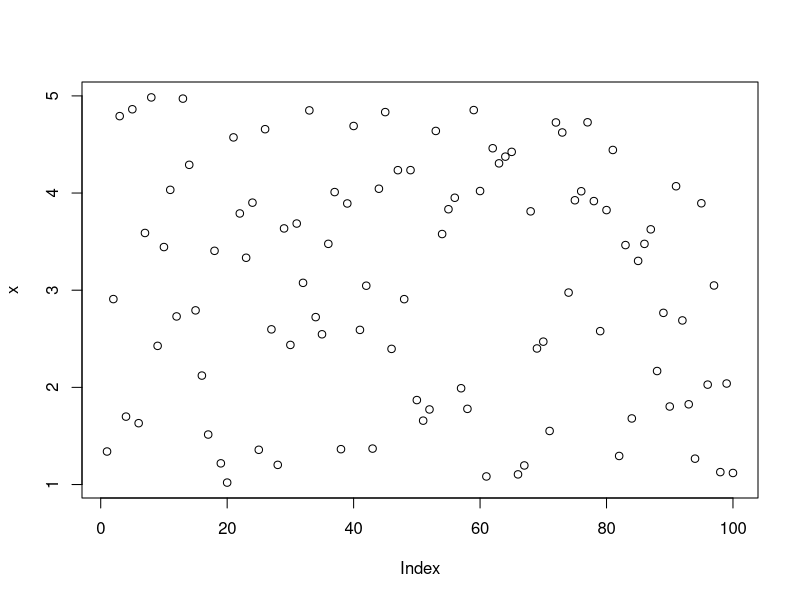
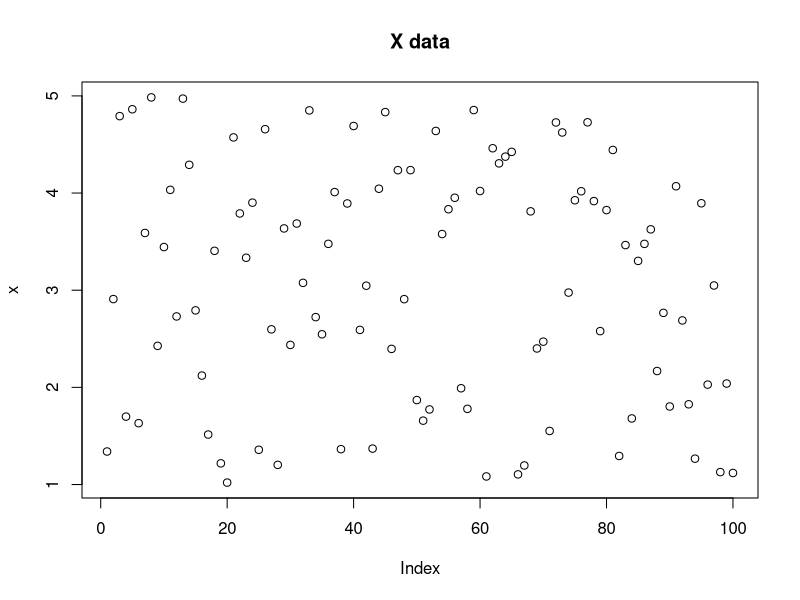
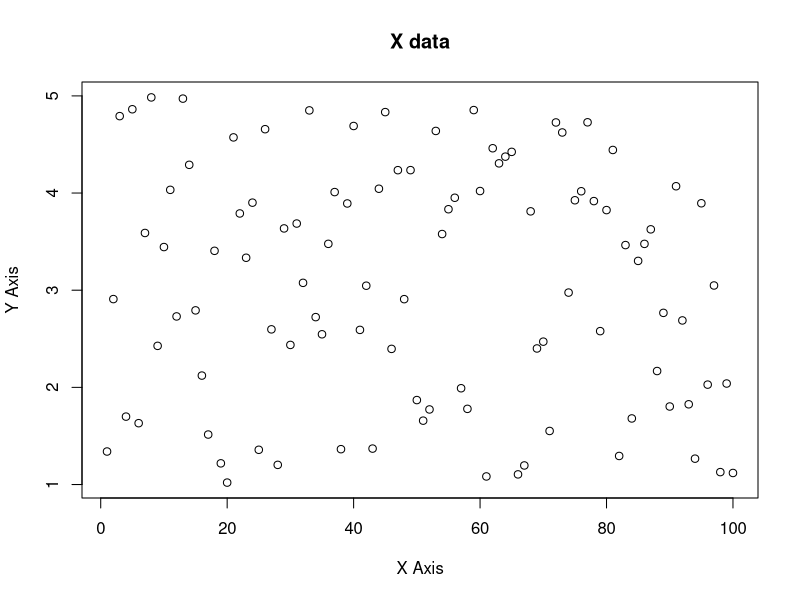
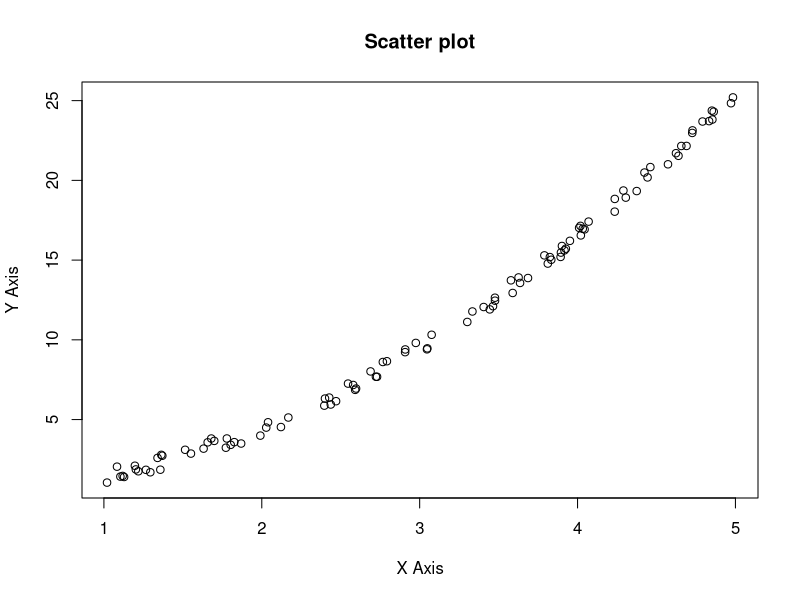
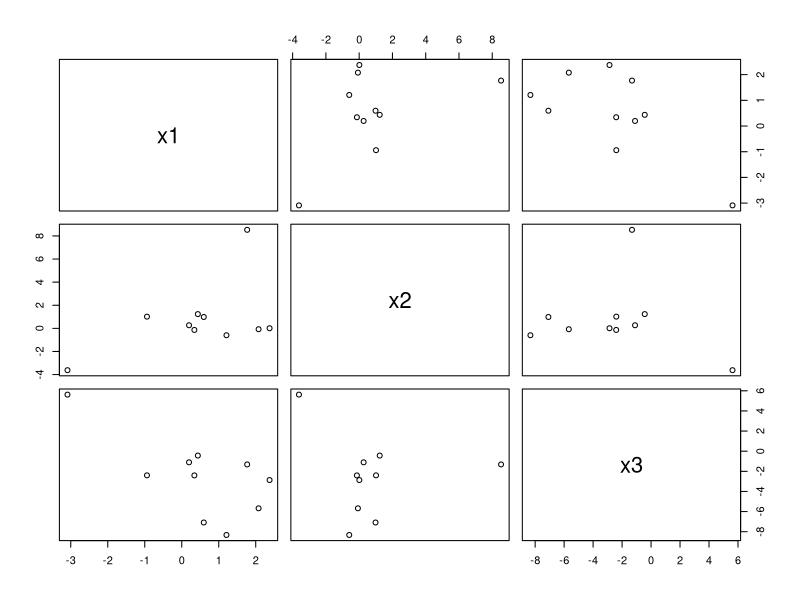
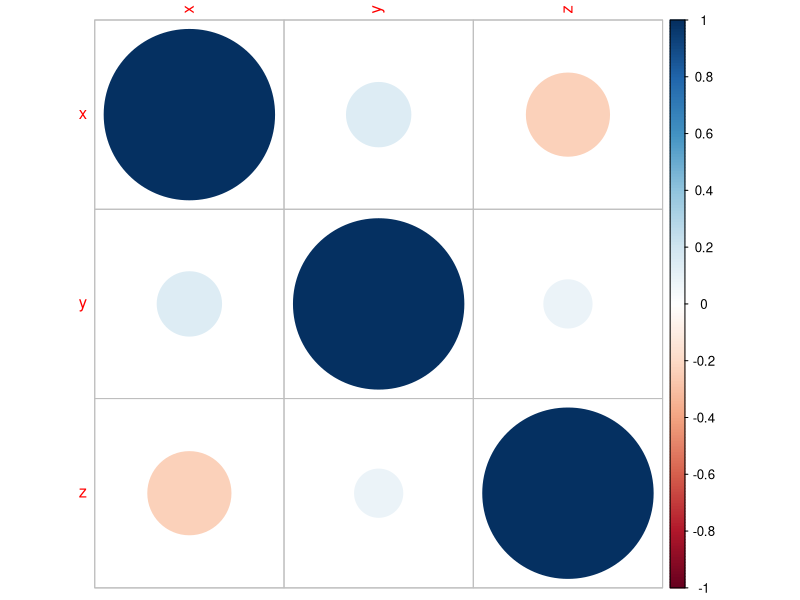
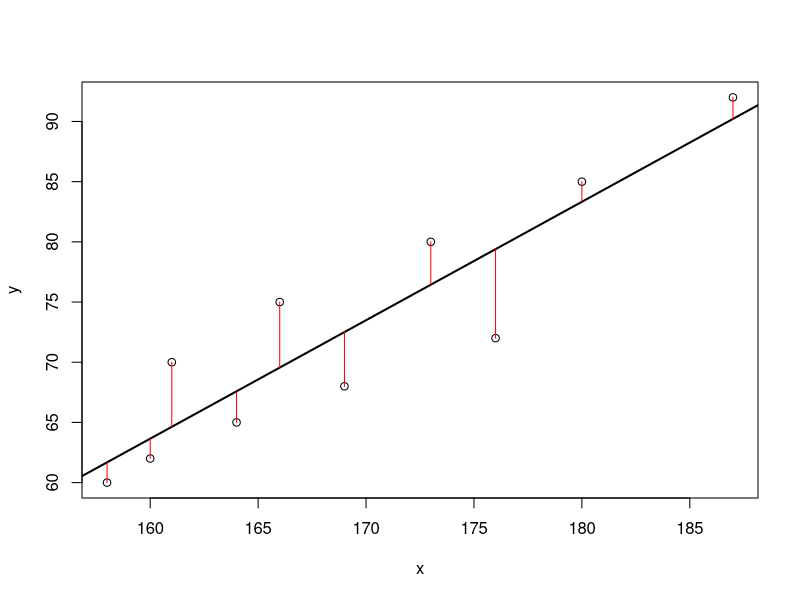
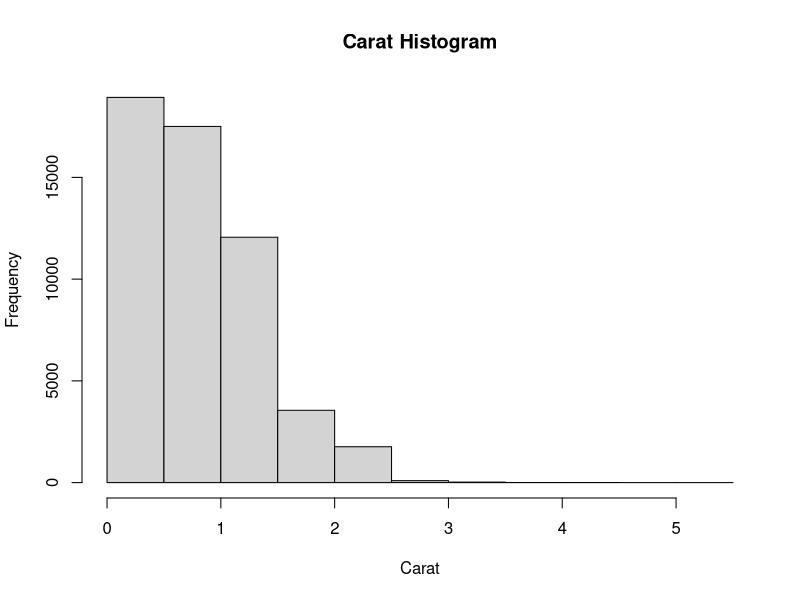

R code for these plots, in order:
###############################################################
# Lab II - Basics of Ploting and ggplot
#-------------------------------------------------------------#
# #############################################################

#-------------------------------------------------------------
# Step 1: Random Number and Plot
#-------------------------------------------------------------
x <- runif(100, min = 1, max = 5)
x
y <- x^2 + runif(100)
y

# 1.1 Plot x
plot(x)
plot(x, main = "X data")
plot(x, main = "X data",xlab = "X Axis", ylab="Y Axis")


# 1.2 Scatter Plot; x vs y
plot(x, y, main = "Scatter plot",xlab = "X Axis", ylab="Y Axis")


# 1.3 Saving the Plot to a file
png(filename="MyPlot.png")
plot(x, y, main = "Scatter plot",xlab = "X Axis", ylab="Y Axis")
dev.off()
getwd()   # Get the Current Working Directory, Similar to pwd in linux



#-------------------------------------------------------------
# Step 2: The Normal Distribution
#-------------------------------------------------------------
x1 <- rnorm(10,sd=2)
x1
x2 <- rnorm(10,sd=3)
x2
x3 <- rnorm(10,sd=4)
x3

# Plot x1,x2,x3 together
df <- data.frame(x1,x2,x3)
plot(df[,1:3])



#-------------------------------------------------------------
# Step 3: Min, Max, Sum, Std Deviation
#         Mean, Median, Mode
#-------------------------------------------------------------
x <- c(2,7,3,2,4,1,8,2,4,2,8,-5,4)
min(x)
max(x)
sum(x)
sd(x)

mean(x)
median(x)

# To get mode (Most occured element in a list)
getmode <- function(v) {
  uniqv <- unique(v)
  uniqv[which.max(tabulate(match(v, uniqv)))]
}

getmode(x)


#-------------------------------------------------------------
# Step 4: Correlation, Variance and Covariance (Matrices)
#-------------------------------------------------------------

x <- c(2,7,3,2,4,1,8,2,4,2,8,-5,4)
y <- c(6,3,8,1,3,6,8,2,3,5,8,4,-6)
z <- round(runif(13,min=-10, max=10),0)

# Variance
var(x, y)

# Co-variance
cov(x, y, method = "pearson")
cov(x, y, method = "kendall")
cov(x, y, method = "spearman")

# Correlation
cor(x, y, method = "pearson")
cor(x, y, method = "kendall")
cor(x, y, method = "spearman")


# Pairwise correlation
df <- data.frame(x,y,z)
pairCor <- cor(df,use="pairwise",method="pearson")
pairCor


# Visualize correlation of all variable with each other
install.packages("corrplot")
library(corrplot)
corrplot(pairCor)


#-------------------------------------------------------------
# Step 5: Linear Regression
#-------------------------------------------------------------

x <- c(173, 169, 176, 166, 161, 164, 160, 158, 180, 187)
y <- c(80, 68, 72, 75, 70, 65, 62, 60, 85, 92)

linearModel <- lm(y ~ x)
plot(x, y)
abline(linearModel, lwd=2)
predicted <- predict(linearModel)
segments(x, y, x, predicted, col="red")


#-------------------------------------------------------------
# Step 6: Basic Plots using ggplot
#-------------------------------------------------------------

install.packages("ggplot2")
library(ggplot2)

data(diamonds)  # Loading build-in dataset
head(diamonds)
summary(diamonds) #Summarize the dataset

# 6.1 Histogram
hist(diamonds$carat, main = "Carat Histogram", xlab = "Carat")

plot(price ~ carat, data = diamonds)
plot(diamonds$carat, diamonds$price)


# 6.2 Boxplots

boxplot(diamonds$carat)

# The idea behind the boxplot is that the
# thick middle line represents the median and
# the box is bounded by the first and third
# quartiles. That is, the middle 50% of data
# (the Interquartile Range or IQR) is held in
# the box. The lines extend out to 1.5*IQR in
# both directions. Outlier points are then
# plotted beyond that. It is important to note
# that while 50% of the data are very visible
# in the box, that means 50% of the data are
# not really displayed. That is a lot of
# information to not see.


boxplot(diamonds)
boxplot(diamonds[,-c(7)]) # dropping carat column


# 6.3 Histograms and Densities
ggplot(data = diamonds) + geom_histogram(aes(x = carat))
ggplot(data = diamonds) + geom_density(aes(x = carat), fill = "grey50")

# Scatter Plot
ggplot(diamonds, aes(x = carat, y = price)) + geom_point()

g <- ggplot(diamonds, aes(x = carat, y = price))
g + geom_point(aes(color = color))
g + geom_point(aes(color = color)) + facet_wrap(~color)
g + geom_point(aes(color = color)) + facet_grid(cut ~ clarity)


ggplot(diamonds, aes(x = carat)) + geom_histogram() + facet_wrap(~color)
ggplot(diamonds, aes(y = carat, x = 1)) + geom_boxplot()
ggplot(diamonds, aes(y = carat, x = cut)) + geom_boxplot()
ggplot(diamonds, aes(y = carat, x = cut)) + geom_violin()

ggplot(diamonds, aes(y = carat, x = cut)) + geom_point() + geom_violin()
ggplot(diamonds, aes(y = carat, x = cut)) + geom_violin() + geom_point()

ggplot(economics, aes(x = date, y = pop)) + geom_line()


# 6.3 More Plots using ggplots

install.packages("lubridate")
install.packages("scales")

library(lubridate)
library(scales)
economics$year <- year(economics$date)
economics$month <- month(economics$date, label=TRUE)
econ2000 <- economics[which(economics$year >= 2000), ]

# build the foundation of the plot
g <- ggplot(econ2000, aes(x=month, y=pop))

# add lines color coded and grouped by year
# the group aesthetic breaks the data into separate groups
g <- g + geom_line(aes(color=factor(year), group=year))

# name the legend "Year"
g <- g + scale_color_discrete(name="Year")

# format the y axis
g <- g + scale_y_continuous(labels=comma)

# add a title and axis labels
g <- g + labs(title="Population Growth", x="Month", y="Population")

# plot the graph
g


# 6.4 Mpore on ggplots
install.packages("ggthemes")
library(ggthemes)
# build a plot and store it in g2
g2 <- ggplot(diamonds, aes(x=carat, y=price)) + geom_point(aes(color=color))
# apply a few themes
g2 + theme_economist() + scale_colour_economist()
g2 + theme_excel() + scale_colour_excel()
g2 + theme_tufte()
g2 + theme_wsj()



#-------------------------------------------------------------
# Step 7: Grid and a curve plotting
#-------------------------------------------------------------

x <- round(runif(13,min=-5, max=5),0)
y <- round(runif(13,min=-5, max=5),0)
z <- round(runif(13,min=-5, max=5),0)

plot(z, type = "n")
grid(lty = 1, lwd = 2)
curve(x^2, col = "blue", add = TRUE)
curve(x^2 + 1, col = "blue", add = TRUE)
points(z^2, pch = 20)


#-------------------------------------------------------------
# Step 8: Grphical Parameters
#-------------------------------------------------------------

plot(z, type = "o", col = 'red', pch = 16, cex = 2)
plot(z, col = c('red', 'blue'), pch = "+", cex = 2)


#-------------------------------------------------------------
# Step 9: Colors Plotting
#-------------------------------------------------------------
colors()
palette() ## default palette
palette(sample(colors(), 10)) ## change palette
plot(runif(50), col = rep(1:10, each = 5), pch = 16, cex = 2)


#-------------------------------------------------------------
# Step 10: Histogram Plotting - Frequency Plotting
#-------------------------------------------------------------

# create a grouping variable of length 100
a <- factor(sample(1:5, 13, replace = TRUE), levels = 1:5)
a
levels(a) <- LETTERS[1:5]
a
plot(a)
plot(y ~ a)   # Box Plot


#-------------------------------------------------------------
# Step 11: Plotting of Data frames
#-------------------------------------------------------------

# scatterplot matrix: a matrix of all pairwise bivariate scatterplots.
iris        # Dataset
head(iris)
class(iris)
plot(iris)
plot(iris[1:4], col = as.numeric(iris$Species)) # color by Species


#-------------------------------------------------------------
# Step 12: Function Plotting
#-------------------------------------------------------------
plot(sin, from = -2 * pi, to = 2 * pi)
plot(cos, from = -2 * pi, to = 2 * pi)

damped.sin <- function(x) sin(5 * x) * exp(-x^2) ## New function
class(damped.sin)
plot(damped.sin, from = -pi, to = pi)


